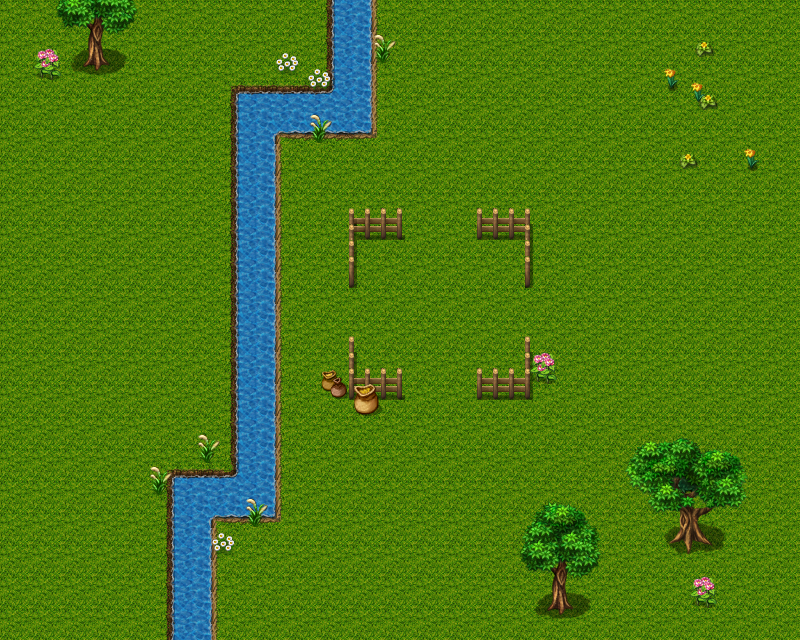

Rendered tile map (Tiled .tmx) drawn with the repository's tilesets; below, a short description and the map source with its tile grids summarised:
An orthogonal 50x40 tile map with 16x16 px tiles, 5 tile layers (Controls, Ground, Fences, River, ...), 5 tilesets.

<map version="1.0" orientation="orthogonal" width="50" height="40" tilewidth="16" tileheight="16">
 <tileset firstgid="1" name="Celianna Tile a1" tilewidth="16" tileheight="16">
  <image source="../Images/celiannatilea1.png" width="512" height="384" />
 </tileset>
 <tileset firstgid="769" name="Celianna Tile a2" tilewidth="16" tileheight="16">
  <image source="../Images/celiannatilea2.png" width="512" height="384" />
 </tileset>
 <tileset firstgid="1537" name="Controls" tilewidth="16" tileheight="16">
  <image source="../Images/controls.png" width="80" height="32" />
  <tile id="0">
   <properties>
    <property name="Collision" value="1" />
   </properties>
  </tile>
  <tile id="1">
   <properties>
    <property name="Goal" value="1" />
   </properties>
  </tile>
  <tile id="3">
   <properties>
    <property name="Sheep" value="1" />
   </properties>
  </tile>
  <tile id="4">
   <properties>
    <property name="Dog" value="1" />
   </properties>
  </tile>
 </tileset>
 <tileset firstgid="1547" name="Celianna Tile b" tilewidth="16" tileheight="16">
  <image source="../Images/celiannatileb.png" width="512" height="512" />
 </tileset>
 <tileset firstgid="2571" name="Celianna Tile c" tilewidth="16" tileheight="16">
  <image source="../Images/celiannatilec.png" width="512" height="512" />
 </tileset>
 <layer name="Controls" width="50" height="40">
  <data>[2000 cells, 236 non-empty, 4 distinct tile ids]</data>
 </layer>
 <layer name="Ground" width="50" height="40">
  <data>[2000 cells, 2000 non-empty, 24 distinct tile ids]</data>
 </layer>
 <layer name="Fences" width="50" height="40">
  <data>[2000 cells, 60 non-empty, 19 distinct tile ids]</data>
 </layer>
 <layer name="River" width="50" height="40">
  <data>[2000 cells, 200 non-empty, 16 distinct tile ids]</data>
 </layer>
 <layer name="Extra" width="50" height="40">
  <data>[2000 cells, 212 non-empty, 144 distinct tile ids]</data>
 </layer>
</map>
